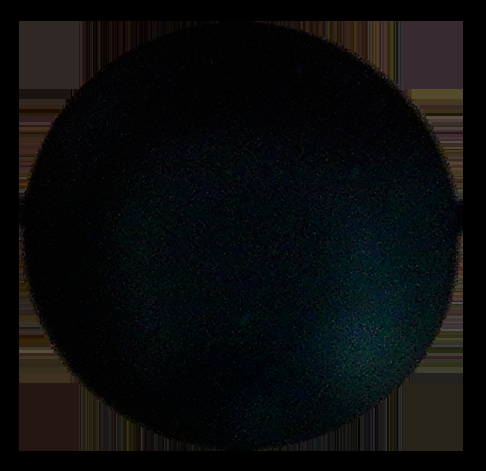
#> input picture perception/image/black-stone.png, 486 x 471 px, given in place of the camera
$ python find_area_constraints.py
#> lines starting #> are read from the running program, lines starting #| are printed output that depends on the picture; after the words box and inside, x2 and y2 are one past the last pixel; in counts of white or black regions, pixels touching at a corner belong together
import cv2

WINDOW_ORIGINAL = 'Original'
WINDOW_THRESH = 'Thresh'
WINDOW_CONTOURS = 'Contours'

cv2.namedWindow(WINDOW_ORIGINAL)
cv2.namedWindow(WINDOW_THRESH)
cv2.namedWindow(WINDOW_CONTOURS)

cv2.moveWindow(WINDOW_ORIGINAL, 0, 0)
cv2.moveWindow(WINDOW_THRESH, 400, 0)
cv2.moveWindow(WINDOW_CONTOURS, 800, 0)

CAM_INDEX = 1
capture = cv2.VideoCapture(CAM_INDEX)

if capture.isOpened():
    capture_val, frame = capture.read()
#> frame is the input picture: shape (471, 486, 3); mean B, G, R 12.3, 12, 10.5
else:
    capture_val = False
    print("Cannot open the camera of index " + str(CAM_INDEX) + ".")

while capture_val:
    frame = cv2.resize(frame, (400, 300), interpolation=cv2.INTER_AREA)
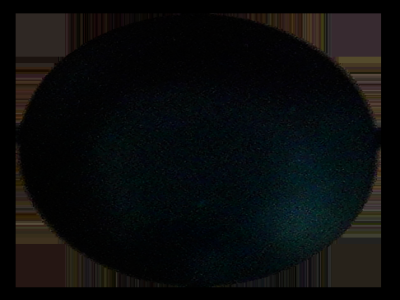
#> frame: shape (300, 400, 3); mean B, G, R 12.3, 12, 10.5
    canvas = frame.copy()
    gray = cv2.cvtColor(frame, cv2.COLOR_RGB2GRAY)
    ret, thresh = cv2.threshold(gray, 90, 255, cv2.THRESH_BINARY_INV)
#> thresh: shape (300, 400); every value is 255

    cnt_board_move = cv2.findContours(thresh, cv2.RETR_EXTERNAL, cv2.CHAIN_APPROX_SIMPLE)
#> cnt_board_move = 1 contour; box (x1, y1, x2, y2) and area: (0, 0, 400, 300) 119301
    cnt_board_move = cnt_board_move[0] if len(cnt_board_move) == 2 else cnt_board_move[1]
#> cnt_board_move = [[[0, 0], [0, 299], [399, 299], [399, 0]]]

    for c in cnt_board_move:
        area = cv2.contourArea(c)
        peri = cv2.arcLength(c, True)
        approx = cv2.approxPolyDP(c, 0.015 * peri, True)

        if len(approx) == 4:
            print("Current area is " + str(area) + ".")
            cv2.drawContours(canvas, approx, -1, (0, 255, 0), 3)
#> this loop made 1 pass
#> (area, peri, approx) on pass 1: (119301, 1396, [[0, 0], [0, 299], [399, 299], [399, 0]])
#| Current area is 119301.0.
#> canvas: shape (300, 400, 3); 0.02% of pixels changed, all inside (x1, y1, x2, y2) = (0, 0, 400, 300)

        # if 10000 < area < 30000:
        #     print("Area within constraints.")

    cv2.imshow(WINDOW_ORIGINAL, frame)
    cv2.imshow(WINDOW_THRESH, thresh)
    cv2.imshow(WINDOW_CONTOURS, canvas)

    capture_val, frame = capture.read()
    if cv2.waitKey(1) == 27: break
#> (key Esc is pressed here)

cv2.destroyAllWindows()
